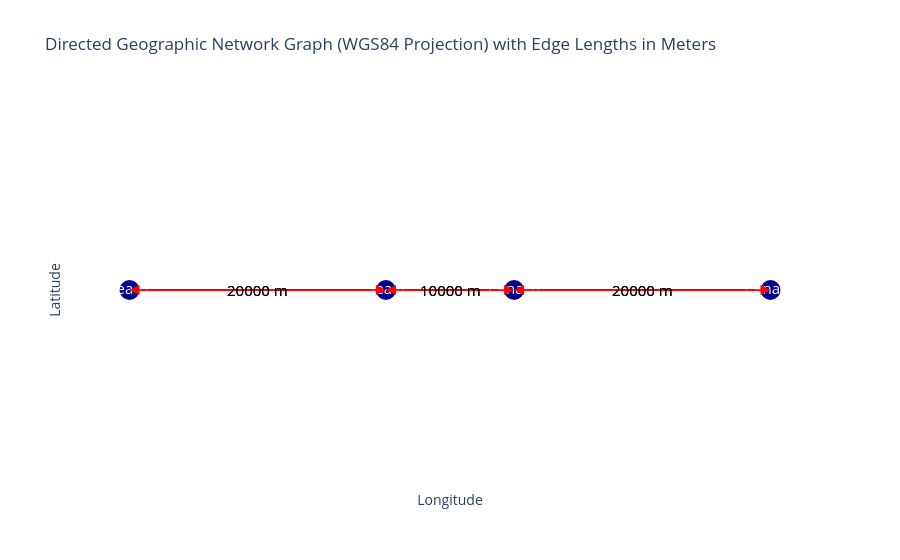

Write notebook code for a chart like this one.
### Code cell
graph_module.plot_graph(graph)

### Figure 1 — Plotly figure (JSON) as saved in the notebook; plotly's stock layout.template omitted (floating-point values rounded to 4 significant figures)
{"data": [{"hoverinfo": "none", "line": {"color": "red", "width": 2}, "mode": "lines", "type": "scatter", "x": [-0.2246, -0.04492], "y": [0, 0]}, {"hoverinfo": "none", "line": {"color": "red", "width": 2}, "mode": "lines", "type": "scatter", "x": [-0.04492, -0.2246], "y": [0, 0]}, {"hoverinfo": "none", "line": {"color": "red", "width": 2}, "mode": "lines", "type": "scatter", "x": [-0.04492, 0.04492], "y": [0, 0]}, {"hoverinfo": "none", "line": {"color": "red", "width": 2}, "mode": "lines", "type": "scatter", "x": [0.04492, -0.04492], "y": [0, 0]}, {"hoverinfo": "none", "line": {"color": "red", "width": 2}, "mode": "lines", "type": "scatter", "x": [0.04492, 0.2246], "y": [0, 0]}, {"hoverinfo": "none", "line": {"color": "red", "width": 2}, "mode": "lines", "type": "scatter", "x": [0.2246, 0.04492], "y": [0, 0]}, {"hoverinfo": "text", "marker": {"color": "darkblue", "size": 20}, "mode": "markers+text", "text": ["Sea -1", "Sea 0", "Canal 0", "Canal 1"], "textfont": {"color": "white", "size": 15}, "textposition": "middle center", "type": "scatter", "x": [-0.2246, -0.04492, 0.04492, 0.2246], "y": [0, 0, 0, 0]}], "layout": {"annotations": [{"arrowcolor": "red", "arrowhead": 2, "arrowsize": 2, "arrowwidth": 1, "ax": -0.2246, "axref": "x", "ay": 0, "ayref": "y", "showarrow": true, "x": -0.04492, "xref": "x", "y": 0, "yref": "y"}, {"arrowcolor": "red", "arrowhead": 2, "arrowsize": 2, "arrowwidth": 1, "ax": -0.04492, "axref": "x", "ay": 0, "ayref": "y", "showarrow": true, "x": -0.2246, "xref": "x", "y": 0, "yref": "y"}, {"arrowcolor": "red", "arrowhead": 2, "arrowsize": 2, "arrowwidth": 1, "ax": -0.04492, "axref": "x", "ay": 0, "ayref": "y", "showarrow": true, "x": 0.04492, "xref": "x", "y": 0, "yref": "y"}, {"arrowcolor": "red", "arrowhead": 2, "arrowsize": 2, "arrowwidth": 1, "ax": 0.04492, "axref": "x", "ay": 0, "ayref": "y", "showarrow": true, "x": -0.04492, "xref": "x", "y": 0, "yref": "y"}, {"arrowcolor": "red", "arrowhead": 2, "arrowsize": 2, "arrowwidth": 1, "ax": 0.04492, "axref": "x", "ay": 0, "ayref": "y", "showarrow": true, "x": 0.2246, "xref": "x", "y": 0, "yref": "y"}, {"arrowcolor": "red", "arrowhead": 2, "arrowsize": 2, "arrowwidth": 1, "ax": 0.2246, "axref": "x", "ay": 0, "ayref": "y", "showarrow": true, "x": 0.04492, "xref": "x", "y": 0, "yref": "y"}, {"font": {"color": "black", "size": 15}, "showarrow": false, "text": "20000 m", "x": -0.1347, "y": 0}, {"font": {"color": "black", "size": 15}, "showarrow": false, "text": "20000 m", "x": -0.1347, "y": 0}, {"font": {"color": "black", "size": 15}, "showarrow": false, "text": "10000 m", "x": 0, "y": 0}, {"font": {"color": "black", "size": 15}, "showarrow": false, "text": "10000 m", "x": 0, "y": 0}, {"font": {"color": "black", "size": 15}, "showarrow": false, "text": "20000 m", "x": 0.1347, "y": 0}, {"font": {"color": "black", "size": 15}, "showarrow": false, "text": "20000 m", "x": 0.1347, "y": 0}], "plot_bgcolor": "white", "showlegend": false, "title": {"text": "Directed Geographic Network Graph (WGS84 Projection) with Edge Lengths in Meters"}, "xaxis": {"showgrid": false, "showticklabels": false, "title": {"text": "Longitude"}, "zeroline": false}, "yaxis": {"showgrid": false, "showticklabels": false, "title": {"text": "Latitude"}, "zeroline": false}}}
